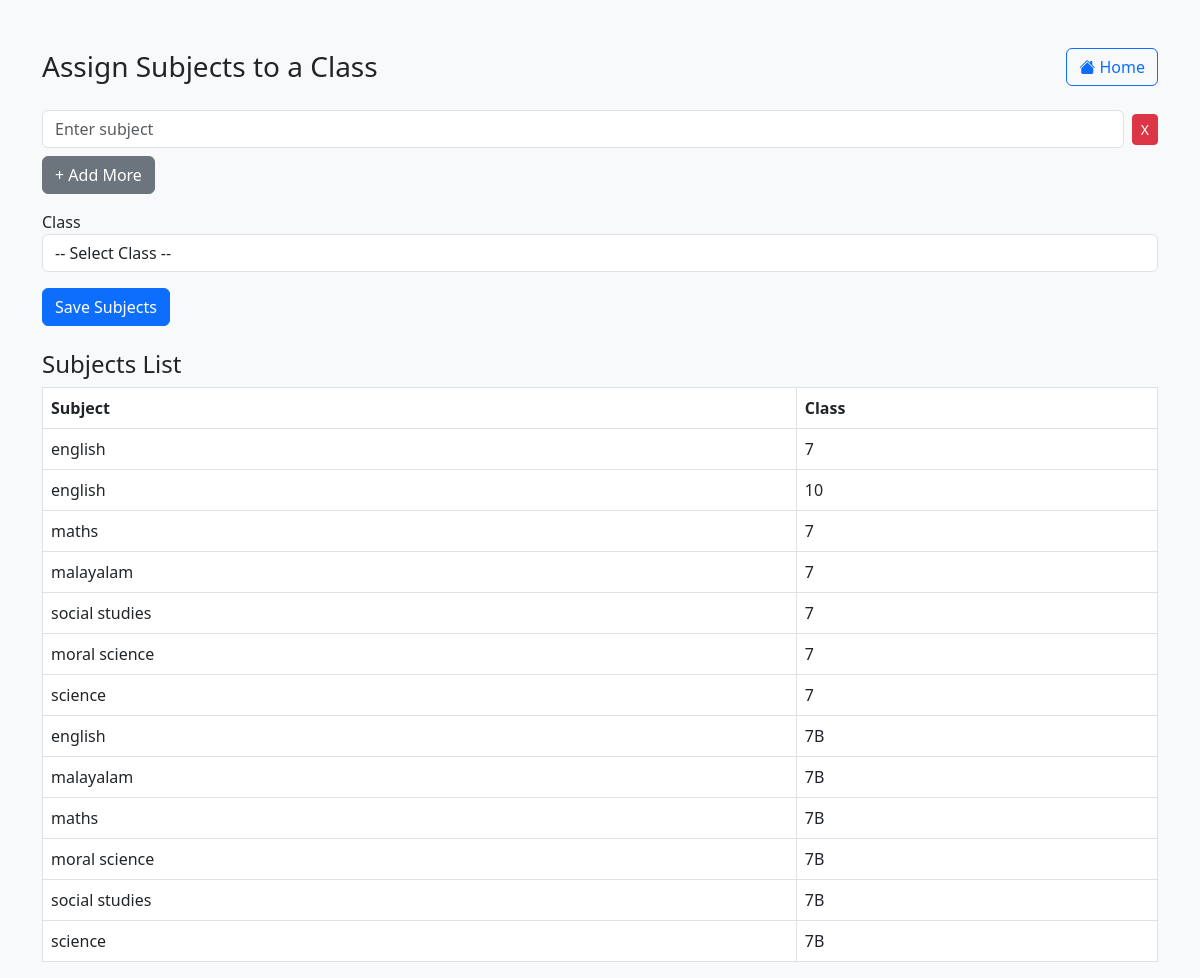
Before: /courses/subjects/ with the older database file.
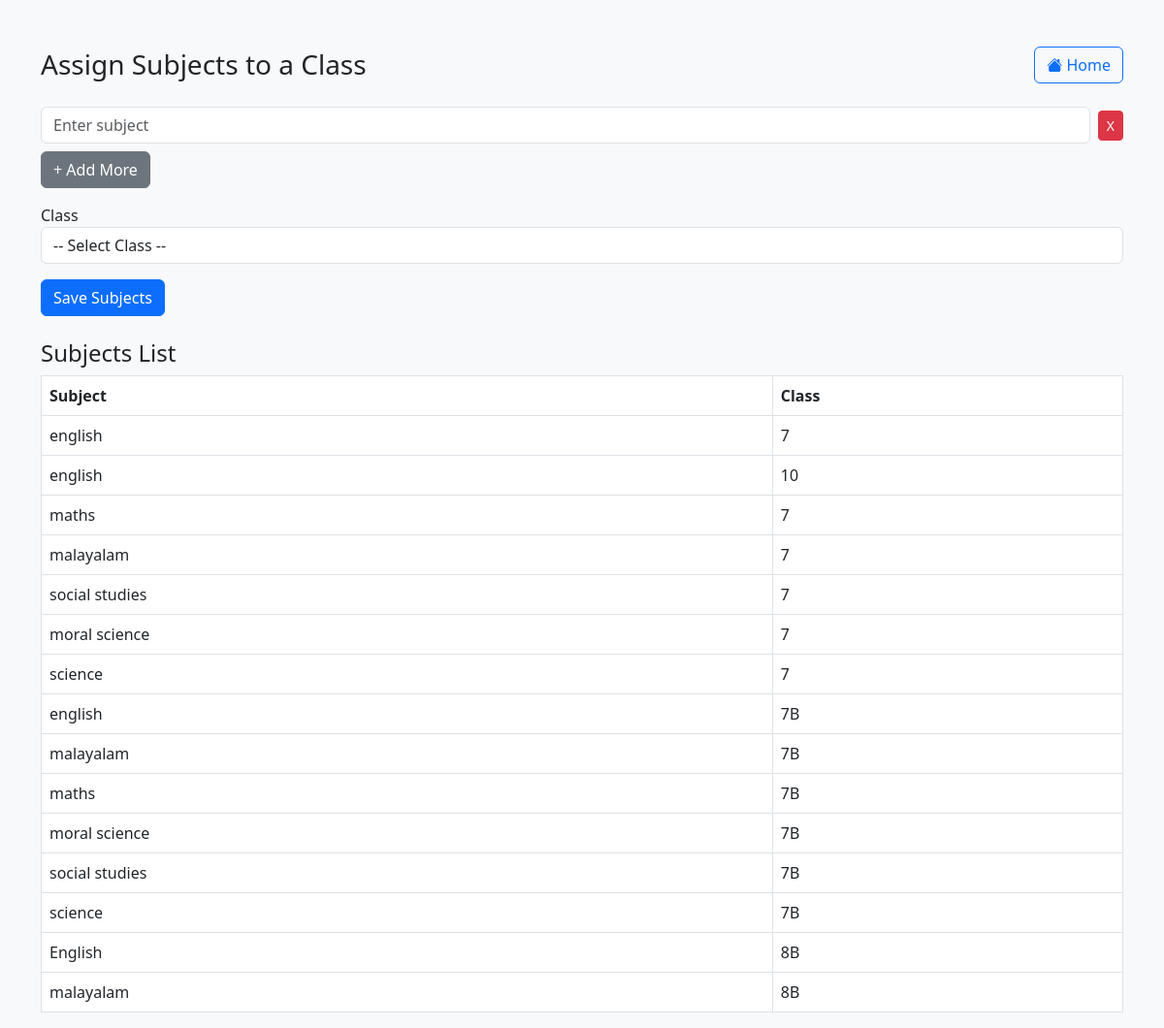
After: the same page with the newer database file.
### cources/models.py (models this page shows, shortened)
class Subject(models.Model):
    subject_name = models.CharField(max_length=100)
    course = models.ForeignKey(Course, on_delete=models.CASCADE)

class Course(models.Model):
    class_name = models.CharField(max_length=100)

### cources/views.py (the view, shortened to what this page needs)
# urls.py: path("subjects/", SubjectView.as_view(), name="subjects"),
class SubjectView(View):
    template_name = "subjects.html"
    def get(self, request):
        subjects = Subject.objects.select_related("course").all()
        courses = Course.objects.all()
        serializer = SubjectSerializer(subjects, many=True)
        return render(request, self.template_name, {
            "subjects": serializer.data,
            "courses": courses
        })

### cources/templates/subjects.html (shortened to what this page needs)
<!DOCTYPE html>
<html lang="en">
<head>
    <link href="https://cdn.jsdelivr.net/npm/bootstrap@5.3.0/dist/css/bootstrap.min.css" rel="stylesheet">
    <link href="https://cdn.jsdelivr.net/npm/bootstrap-icons/font/bootstrap-icons.css" rel="stylesheet">
</head>
<body class="bg-light">
<div class="container mt-5">
    <div class="d-flex justify-content-between align-items-center mb-4">
    <h3 class="mb-0">Assign Subjects to a Class</h3>
    <a href="{% url 'admin_profile' %}" class="btn btn-outline-primary">
        <i class="bi bi-house-fill"></i> Home
    </a>
</div>
    <form method="post" class="mb-4">
        <div id="subjects-container">
            <div class="mb-2 d-flex align-items-center">
                <input type="text" name="subject_name" class="form-control me-2" placeholder="Enter subject" required>
                <button type="button" class="btn btn-danger btn-sm" onclick="removeField(this)">X</button>
            </div>
        </div>
        <button type="button" class="btn btn-secondary mb-3" onclick="addSubjectField()">+ Add More</button>
        <div class="mb-3">
            <label>Class</label>
            <select name="course" class="form-control" required>
                <option value="">-- Select Class --</option>
            </select>
        </div>
        <button type="submit" class="btn btn-primary">Save Subjects</button>
    </form>
    <h4>Subjects List</h4>
    <table class="table table-bordered">
        <thead>
            <tr>
                <th>Subject</th>
                <th>Class</th>
            </tr>
        </thead>
        <tbody>
            {% for subject in subjects %}
                <tr>
                    <td>{{ subject.subject_name }}</td>
                    <td>{{ subject.course_name }}</td>
                </tr>
            {% empty %}
                <tr><td colspan="2">No subjects assigned yet.</td></tr>
            {% endfor %}
        </tbody>
    </table>
</div>
</body>
</html>

Changed rows visible on the page:
added Subject: subject_name "English"
added Course: course_name "8B" "8B"
added Subject: subject_name "malayalam"
